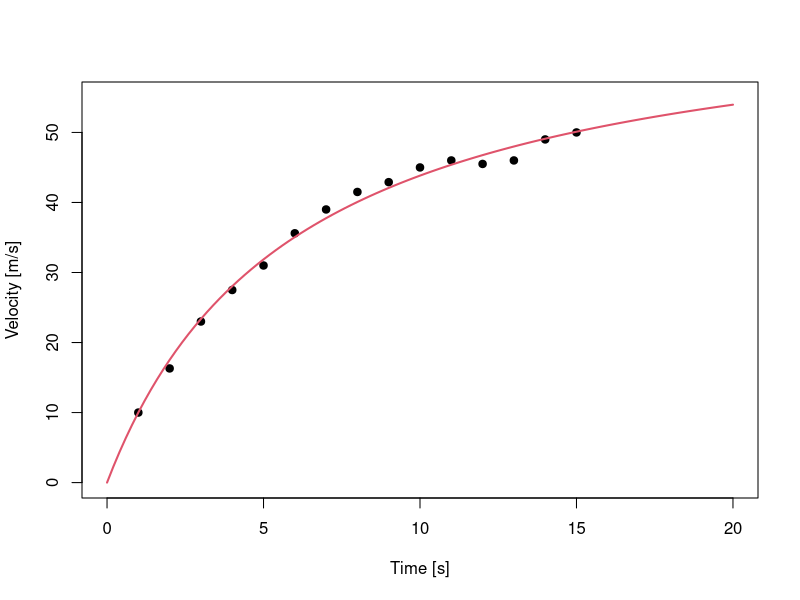

This chart was generated by the following R code: (Note: this script raises an error after producing the figure.)
# Data analysis - 01 - Michaelis-Menten model

##########
# EX06
#########
# A skydiver jumps with a parachute from a hot air balloon. Below are his velocities [m/s]
# in successive moments of time [s], starting from 1s. Fit the Michaelis-Menten model to this data.
# Draw a scatter plot with a fitted regression curve.
# What speed the jumper will reach in the 17th second of the flight?

# Clear enviroment
rm(list = ls())

input <- ('t	v
          1	10
          2	16.3
          3	23
          4	27.5
          5	31
          6	35.6
          7	39
          8	41.5
          9	42.9
          10	45
          11	46
          12	45.5
          13	46
          14	49
          15	50')

dataset06 <- read.table(textConnection(input), header = TRUE)
dataset06

# Michaelis-Menten:
model6 <- nls(v ~ SSmicmen(t, a, b), dataset06)

# Summary (values of parameters and tests of significance)
summary(model6)
# We have 2 parameters (a = 70.1793, b = 6.0109), both are relevant to the model (***).
# 13 degrees of freedom = number of observation (15) - the number of variables (a,b)

# Michaelis-Menten model: y = a*x / (b+x)
a <- coef(model6)[1] # Estimate a from model.6
b <- coef(model6)[2] # Estimate b from model.6


# Create plot
plot(data = dataset06,
     v ~ t,
     pch = 20, cex = 1.5,
     xlim = c(0, 20), ylim = c(0, 55),
     xlab = 'Time [s]', ylab = 'Velocity [m/s]')

# Add Michaelis-Menten curve:
curve((a*x / (b+x)),
      add = TRUE, 
      col = 2, lwd = 2)

# With ggplot:
# Create data frame with Michaelis-Menten values for velocity:
tm <- dataset06$t
vel <- c((a * tm / (b + tm)))
dataset06_gg <- data.frame(tm,vel)

ggplot(data = dataset06, aes(x = t, y = v))+
  xlab('Time [s]') + ylab('Velocity [m/s]') +
  geom_point(data = dataset06, aes(x = t, y = v)) +
  geom_line(data = dataset06_gg, aes(x = tm, y = vel), col = 2, size = 1)


# Predict speed of the jumper in 17th second of the flight:
seventeenth <- data.frame(t=c(17))
predict(model6,seventeenth)


##############
# ANSWER:
##############
# Predicted speed: 51.85 m/s
